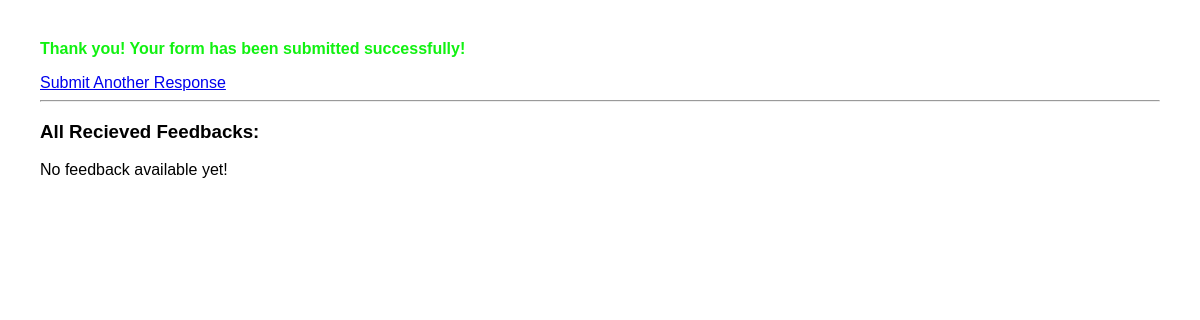
Before: /feedback/success/ with the older database file.
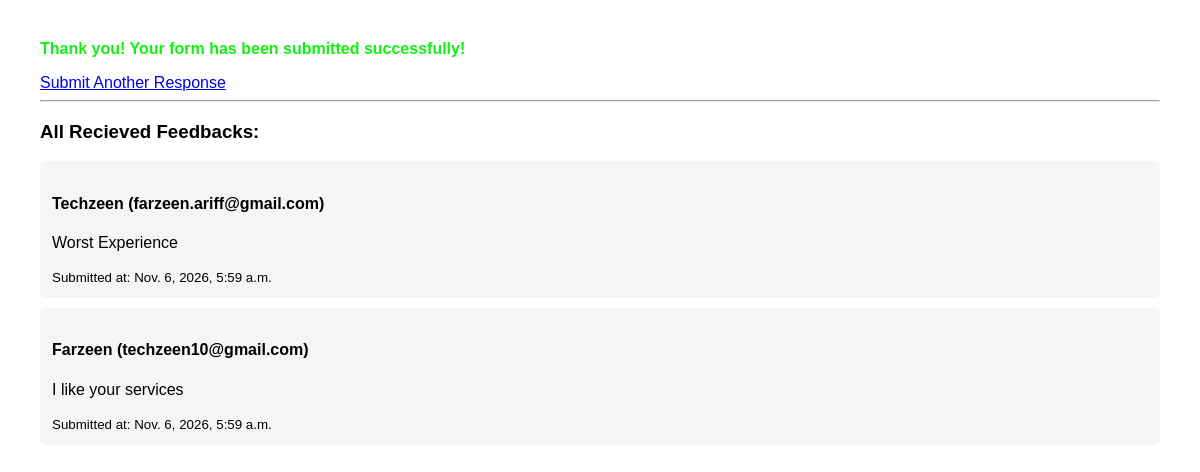
After: the same page with the newer database file.
### feedback/models.py (models this page shows, shortened)
class Feedback(models.Model):
    user_name = models.CharField(max_length=100)
    user_email = models.EmailField()
    message = models.TextField()
    created_at = models.DateTimeField(auto_now_add=True)

### feedback/views.py (the view)
# urls.py: path('success/', views.feedback_success, name='feedback_success'),
def feedback_success(request):
    feedbacks = Feedback.objects.all().order_by('-created_at')
    return render(request, 'feedback/success.html', {'feedbacks': feedbacks})

### feedback/templates/feedback/success.html (shortened to what this page needs)
<!DOCTYPE html>
<html lang="en">
<head>
</head>
<body>
    <p class="success-msg">Thank you! Your form has been submitted successfully!</p>
    <a href="{% url 'feedback_form' %}">Submit Another Response</a>
    <hr>
    <h3>All Recieved Feedbacks:</h3>
    {% for item in feedbacks %}
        <div class="card">
            <h4>{{ item.user_name }} ({{ item.user_email }})</h4>
            <p>{{ item.message }}</p>
            <small>Submitted at: {{ item.created_at }} </small>
        </div>
    {% empty %}
        <p>No feedback available yet!</p>
    {% endfor %}
</body>
</html>

Changed rows visible on the page:
added Feedback: user_name "Techzeen", user_email "farzeen.ariff@gmail.com", message "Worst Experience", created_at "Nov. 6, 2026, 5:59 a.m."
added Feedback: user_name "Farzeen", user_email "techzeen10@gmail.com", message "I like your services", created_at "Nov. 6, 2026, 5:59 a.m."
Other visible differences:
text no longer shown: "No feedback available yet!"
